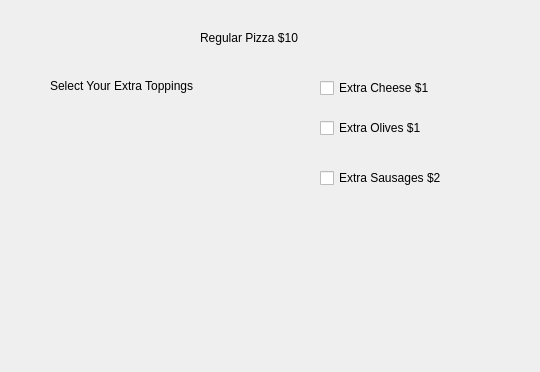
<?xml version="1.0" encoding="UTF-8"?>
<ui version="4.0">
 <class>Dialog</class>
 <widget class="QDialog" name="Dialog">
  <property name="geometry">
   <rect>
    <x>0</x>
    <y>0</y>
    <width>540</width>
    <height>372</height>
   </rect>
  </property>
  <property name="windowTitle">
   <string>Dialog</string>
  </property>
  <widget class="QLabel" name="label">
   <property name="geometry">
    <rect>
     <x>200</x>
     <y>30</y>
     <width>131</width>
     <height>16</height>
    </rect>
   </property>
   <property name="text">
    <string>Regular Pizza $10</string>
   </property>
  </widget>
  <widget class="QLabel" name="label_2">
   <property name="geometry">
    <rect>
     <x>50</x>
     <y>70</y>
     <width>171</width>
     <height>31</height>
    </rect>
   </property>
   <property name="text">
    <string>Select Your Extra Toppings</string>
   </property>
  </widget>
  <widget class="QLabel" name="labelAmount">
   <property name="geometry">
    <rect>
     <x>130</x>
     <y>260</y>
     <width>221</width>
     <height>16</height>
    </rect>
   </property>
   <property name="text">
    <string/>
   </property>
  </widget>
  <widget class="QCheckBox" name="checkBoxCheese">
   <property name="geometry">
    <rect>
     <x>320</x>
     <y>80</y>
     <width>111</width>
     <height>16</height>
    </rect>
   </property>
   <property name="text">
    <string>Extra Cheese $1</string>
   </property>
  </widget>
  <widget class="QCheckBox" name="checkBoxOlives">
   <property name="geometry">
    <rect>
     <x>320</x>
     <y>120</y>
     <width>121</width>
     <height>16</height>
    </rect>
   </property>
   <property name="text">
    <string>Extra Olives $1</string>
   </property>
  </widget>
  <widget class="QCheckBox" name="checkBoxSausages">
   <property name="geometry">
    <rect>
     <x>320</x>
     <y>170</y>
     <width>141</width>
     <height>16</height>
    </rect>
   </property>
   <property name="text">
    <string>Extra Sausages $2</string>
   </property>
  </widget>
 </widget>
 <resources/>
 <connections/>
</ui>
